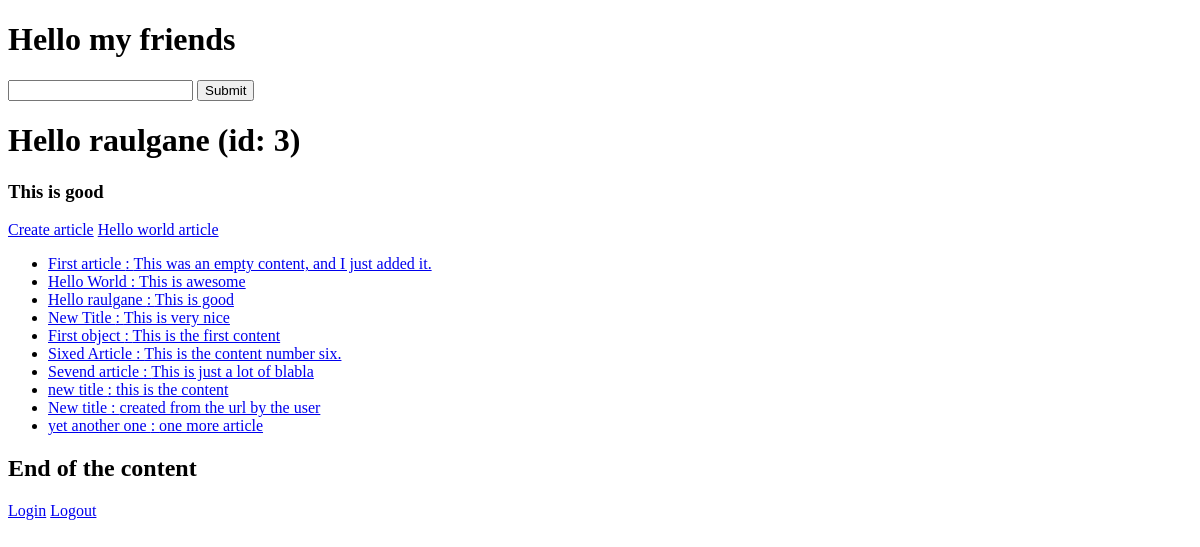
/, run on an earlier commit of the app's database.
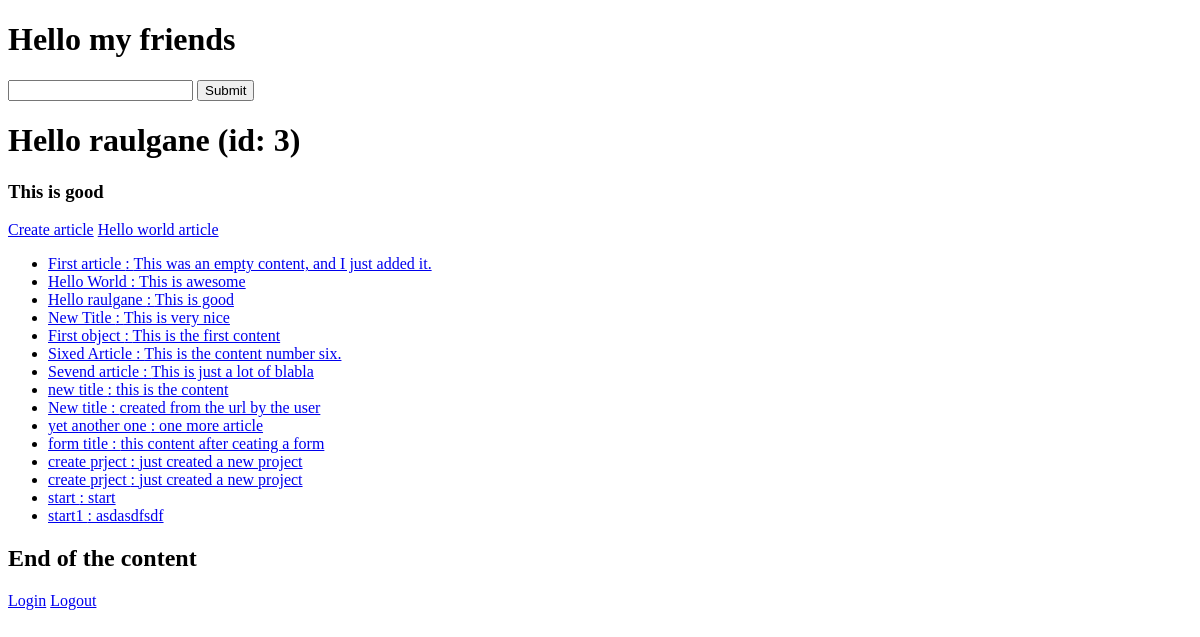
And on a later commit of the database.
### articles/models.py (models this page shows, shortened)
class Article(models.Model):
    title = models.CharField(max_length=120)
    slug = models.SlugField(unique=True, blank=True, null=True)
    content = models.TextField()
    timestamp = models.DateTimeField(auto_now_add=True)
    updated = models.DateTimeField(auto_now=True)
    published = models.DateField(auto_now_add=False, auto_now=False, null=True, blank=True)
    def get_asolute_url(self):
        return reverse('article-detail', kwargs={'slug':self.slug})

### trydjango/views.py (the view)
# urls.py: path('', home_view),
def home_view(Request, *args, **kwargs):
    random_id = random.randint(1, 7)
    article_obj = Article.objects.get(id=random_id)
    article_queryset = Article.objects.all()
    context = {
        'object_list' : article_queryset,
        'object': article_obj,
        'title': article_obj.title,
        'id': article_obj.id,
        'content': article_obj.content
    }
    HTML_STRING = render_to_string('home-view.html', context=context)
    '''
    tmpl = get_template('home-view.html')
    tmpl.string = tmpl.render(context=context)

    '''
    return HttpResponse(HTML_STRING)

### templates/home-view.html
{% extends 'base.html' %}
{% block content %}
    <h1>{{object.title}} (id: {{id}})</h1>
    <h3>{{content}}</h3>
    <a href='{% url "article-create" %}'>Create article</a>
    <a href='{% url "article-detail" slug="hello-world" %}'>Hello world article</a>
    <ul>
        {% for x in object_list %}
            {% if x.title %}
                <li><a href='{{ x.get_asolute_url }}'>{{ x.title }} : {{ x.content }}</a></li>
            {% endif %}
        {% endfor %}
    </ul>
{% endblock content %}

### templates/base.html (shortened to what this page needs)
<!DOCTYPE html>
<html>
    <head>
    </head>
    <body>
        <h1>Hello my friends</h1>
            <form action='/articles' method='GET'>
                <input type='text' name='q' />
                <input type='submit' />
            </form>
        {% block content %}
        {% endblock content %}
        <h2>End of the content</h2>
        <a href='/login'>Login</a>
        <a href='/logout'>Logout</a>
    </body>
</html>

What changed in the data, as far as the page shows it:
added Article: title "form title", content "this content after ceating a form"
added Article: title "create prject", content "just created a new project"
added Article: title "create prject", content "just created a new project"
added Article: title "start", content "start"
added Article: title "start1", content "asdasdfsdf"
